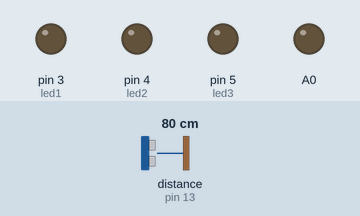
The sketch below on a simulated Arduino Uno, built with avr-gcc and run on an emulated ATmega328P. Shown: output pins drawn as LEDs (lit = HIGH). Dashed ring = blinking. The test bench sets the inputs (shaded band); at power-on: distance to the obstacle (sensor on pin 13) 80 cm.

Above: at 3.3 s.
3.4 s: distance to the obstacle (sensor on pin 13) set to 19 cm
5.6 s: distance to the obstacle (sensor on pin 13) set to 16 cm
At 7.7 s:
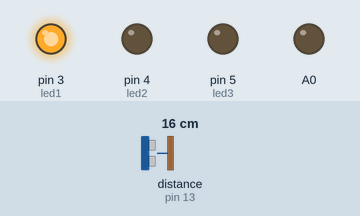
8.5 s: distance to the obstacle (sensor on pin 13) set to 12 cm
At 8.9 s:
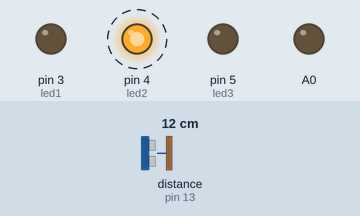
13.7 s: distance to the obstacle (sensor on pin 13) set to 10 cm
17.2 s: distance to the obstacle (sensor on pin 13) set to 7 cm
At 19.1 s:
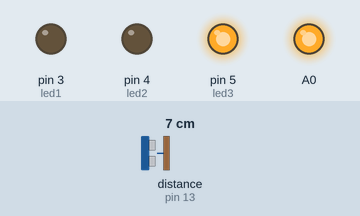
20.0 s: distance to the obstacle (sensor on pin 13) set to 9 cm
At 22.2 s:
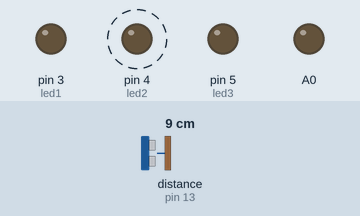
Timing chart, 0 to 26.2 s (numbered marks = the images above; inputs shaded):
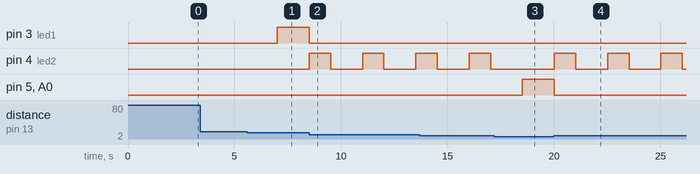

The sketch:

sensor_air1.ino
```cpp
#include "Ultrasonic.h"
Ultrasonic ultrasonic(12, 13);
#define led1 3
#define led2 4
#define led3 5
#define buz A0
int distance;

void setup() {
  // put your setup code here, to run once:
  Serial.begin (9600);
  pinMode (led1, OUTPUT);
  pinMode (led2, OUTPUT);
  pinMode (led3, OUTPUT);
  pinMode (A0, OUTPUT);
}

void loop() {
  // put your main code here, to run repeatedly:
  delay(1000);
  distance = ultrasonic.Ranging(CM); //Use 'CM' for centimeters or 'INC' for inches
  if (distance <= 17) //hijau
  {
    digitalWrite(led1, HIGH);
    digitalWrite(A0, LOW);
    digitalWrite(led2, LOW);
    digitalWrite(led3, LOW);
  }
  if  ((distance >= 9) && (distance <= 13)) //kuning
  {
    digitalWrite(led2, HIGH);
    digitalWrite(led1, LOW);
    digitalWrite(led3, LOW);
    delay (1000);
    digitalWrite(led2, LOW);
  }
  if ((distance >= 2) && (distance < 9)) //merah
  {
    digitalWrite(led3, HIGH);
    digitalWrite(A0, HIGH);
    digitalWrite(led2, LOW);
    digitalWrite(led1, LOW);
  }
  delay(500);
}
```

Measured:
- the behaviour switches between 18 and 17 cm on distance to the obstacle (sensor on pin 13) (found by bisection; images 0 and 1)
- the behaviour switches between 14 and 13 cm on distance to the obstacle (sensor on pin 13) (found by bisection; images 1 and 2)
- the behaviour switches between 9 and 8 cm on distance to the obstacle (sensor on pin 13) (found by bisection; images 2 and 3)
- after the input at 3.4 s, every drawn part: stays the same
- after the input at 5.6 s, pin 3 (led1): LOW → HIGH after 1.4 s
- after the input at 8.5 s, pin 3 (led1): HIGH → LOW at once; pin 4 (led2): alternates HIGH for 1.0 s and LOW for 1.5 s, starting at once
- after the input at 17.2 s, pin 4 (led2): stays LOW (without the input it goes to HIGH after 1.3 s); pin 5 (led3), A0: LOW → HIGH after 1.3 s
- after the input at 20.0 s, pin 4 (led2): alternates HIGH for 1.0 s and LOW for 1.5 s, starting at once; pin 5 (led3), A0: HIGH → LOW at once
